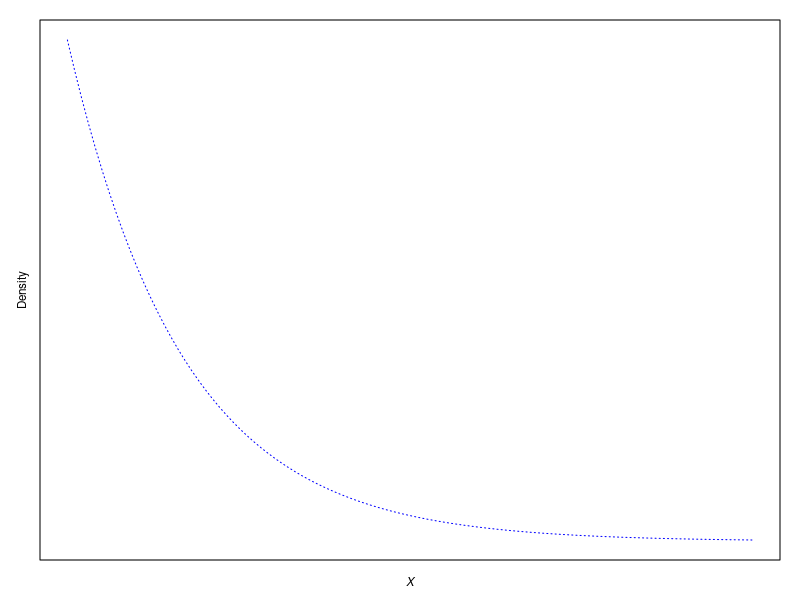
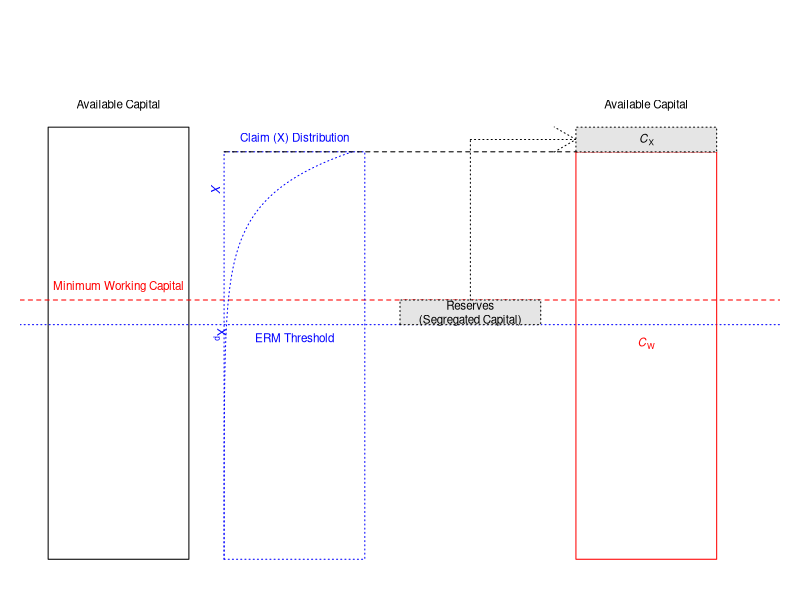

Generate these figures, in order, with R:
## ---- chunk 1
    par(mar = c(2, 2, 1, 1))
    rate <- 6
    dens <- 100
    d_x <- seq(from = 0, to = rate, length.out = dens)
    d_y <- dexp(1:dens / dens, rate = rate) / rate

    plot(x = d_x, y = d_y,  type = 'l', col = 'blue', lty = 'dotted', axes = FALSE,
      xlab = '', ylab = '')
    box()
    mtext(text = expression(italic(X)), side = 1, line = 0.5, cex = 0.7)
    mtext(text = 'Density', side = 2, line = 0.5, cex = 0.7)
## ---- chunk 2
par(mar = c(1, 1, 1, 1))

scale <- 10

center <- 1
plot(x = 1, y = 1, type = 'n', xlim = c(0.9, 1.9),
  bty = 'n', axes = FALSE, ylim = c(0, 1.2 * scale), ylab = '', xlab = '')
rect(xleft = center - 0.1, ybottom = 0, xright = center + 0.1, ytop = scale)
#text(x = center, y = 3, label = 'Working Capital', cex = 0.7)
text(x = center, y = 1.05 * scale, label = 'Available Capital', cex = 0.7)

# Minimum working capital -----
c_m <- 0.6 * scale
text(x = center, y = c_m, label = 'Minimum Working Capital', col = 'red' , 
  pos = 3, cex = 0.7, adj = 0)
abline(h = c_m, col = 'red', lty = 'dashed')


# Plot loss RV rotate ----
center <- 1.25

dens <- 100
dens_width <- 0.2
dens_left <- center - dens_width / 2

rate <- 9.430859 #Start at rate <- scale and iterate (see base_case.R)
d_x <- seq(from = rate, to = 0, length.out = dens)
rate <- scale - (c_m - d_x[43])

d_x <- seq(from = rate, to = 0, length.out = dens)
d_y <- dexp(1:dens / dens, rate = rate) / rate * dens_width + dens_left

points(y = d_x, x = d_y,  type = 'l', col = 'blue', lty = 'dotted')

text(x = center, y = d_x[43], label = 'ERM Threshold', col = 'blue' , 
  pos = 1, cex = 0.7, lty = 'dashed')

text(x = dens_left, y = .90 * rate, pos = 2, label = expression(italic(X)), srt = 270, col = 'blue', cex = 0.7, adj = c(0, 0))

text(x = dens_left, y = d_x[43], pos = 1, label = expression(X[`p`]), srt = 270, col = 'blue', cex = 0.7, adj = c(0, 0))


abline(h = d_x[43], col = 'blue', lty = 'dotted')

rect(xleft = dens_left, xright = dens_left + dens_width, ybottom = 0, 
  ytop = rate, border = 'blue', lty = 'dotted')

text(x = dens_left + dens_width / 2, y = rate, 
  label = 'Claim (X) Distribution', cex = 0.7, col = 'blue', pos = 3)

# scale equivalence
lines(x = c(1.15, 1.85), y = c(rate, rate), lty = 'dashed')


# reserve -----
center <- 1.50
res_left <- 1.50 - .1
rect(ybottom = d_x[43], ytop = c_m, xleft = res_left, xright = res_left + 
    dens_width, col = 'grey90', lty = 'dotted')

text(x = mean(c(res_left, res_left + dens_width)), y = mean(c(d_x[43], c_m)), 
  label = 'Reserves\n(Segregated Capital)', cex = 0.7)

arrow_bend_y <- mean(c(scale, scale - (c_m - d_x[43])))

lines(x = rep(
  mean(c(res_left, res_left + dens_width)), 
  times = 2), 
  y = c(c_m, arrow_bend_y), lty = 'dotted')

arrows(x0 = center, y0 = arrow_bend_y, 
  x1 = center + 0.15, lty = 'dotted')

# Allocated Capital ----

center <- 1.75

rect(xleft = center - 0.1, ybottom = 0, xright = center + 0.1, 
  ytop = scale - (c_m - d_x[43]), border = 'red')

rect(xleft = center - 0.1, ybottom = scale - (c_m - d_x[43]), 
  xright = center + 0.1, ytop = scale , col = 'grey90', lty = 'dotted')

text(x = center, y = mean(
  c(scale, 
    scale - (c_m - d_x[43])
  )), 
  label = expression(italic(C)[`X`]), cex = 0.7)

text(x = center, y = 5, label = expression(italic(C)[`W`]), cex = 0.7, col = 'red')

text(x = center, y = 1.05 * scale, label = 'Available Capital', cex = 0.7)

#'Working Capital'
